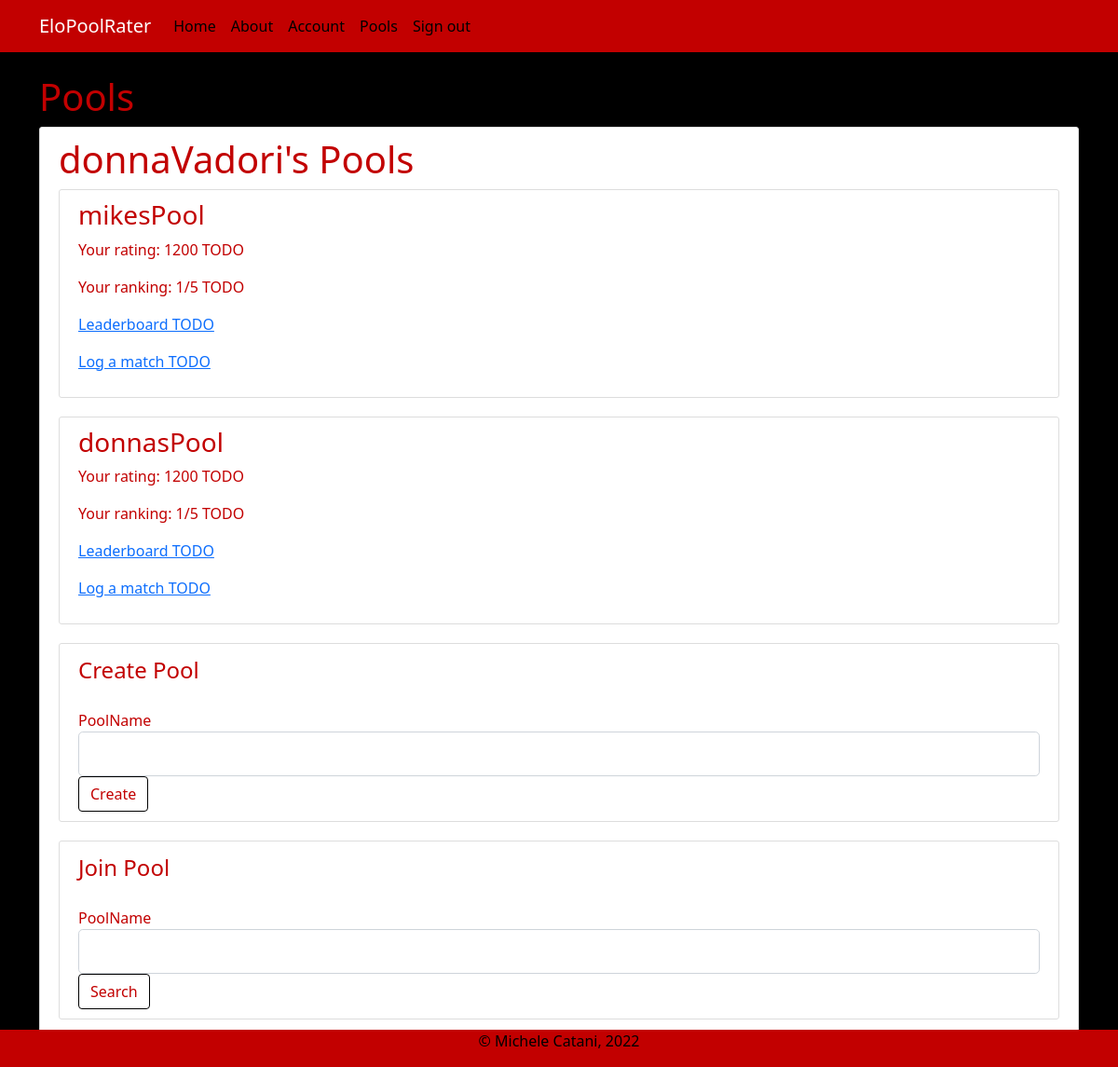
The app's page /pools (signed in) with its own data.
### rankTheBoysApp/models.py (models this page shows, shortened)
class User(db.Model, UserMixin):
    __tablename__ = 'users'
    id = db.Column(db.Integer, primary_key=True)
    username = db.Column(db.String(20), unique=True, nullable=False)
    email = db.Column(db.String(120), unique=True, nullable=False)
    image_file = db.Column(db.String(20), nullable=False, default='default.jpg')
    password = db.Column(db.String(60), nullable=False)
    pools = db.relationship('Pool', secondary='userpools')

class Pool(db.Model):
    __tablename__ = 'pools'
    id = db.Column(db.Integer, primary_key=True)
    name = db.Column(db.String(20), nullable=False)
    users = db.relationship('User', secondary='userpools')

### rankTheBoysApp/pools/routes.py (the view, shortened to what this page needs)
@thePools.route("/pools", methods=['GET', 'POST'])
@login_required
def pools():
    form = CreatePoolForm()
    form1 = JoinPoolForm()
    if form1.validate_on_submit():
        pool = Pool.query.filter_by(name=form1.poolname.data).first()
        current_user.pools.append(pool)
        db.session.commit()
        flash('You have joined the pool!')
        return redirect(url_for('pools.pools'))
    return render_template('pools.html', title='Pools', form=form, form1=form1)

### rankTheBoysApp/pools/forms.py (shortened to what this page needs)
class CreatePoolForm(FlaskForm):
    poolname = StringField('PoolName', validators=[DataRequired(), Length(min=2, max=20)])
    submit = SubmitField('Create')

class JoinPoolForm(FlaskForm):
    poolname = StringField('PoolName', validators=[DataRequired(), Length(min=2, max=20)])
    search = SubmitField('Search')

### rankTheBoysApp/models.py (called while the page is built)
@login_manager.user_loader
def load_user(user_id):
    return User.query.get(int(user_id))

### rankTheBoysApp/templates/pools.html (shortened to what this page needs)
{% extends "layout.html" %}
{%block content%}
    <h1>Pools</h1>
    <div class="content-section">
        <div class="media-body">
            <h2 class="account-heading"> {{ current_user.username }}'s Pools </h>
        </div>
        <div>
            {% if current_user.pools %}
                {% for pool in current_user.pools %}
                <div class="media content-section">
                    <h3>{{ pool.name }}</h3>
                    <p>Your rating: 1200 TODO</p>
                    <p>Your ranking: 1/5 TODO</p>
                    <p><a class="mr-2" href="{{ url_for('pools.leaderboard', poolname=pool.name)}}">Leaderboard TODO</a></p>
                    <p><a class="mr-2" href="{{ url_for('pools.log_match')}}">Log a match TODO</a></p>
                </div>
                {% endfor %}
            {% else %}
                <p>You currently aren't in any pools!</p>
            {% endif %}
        </div>
        <div class="media content-section">
            <form method="POST" action = "">
                <fieldset class="form_group">
                    <legend class="border_bottom mb-4"> Create Pool</legend>
                    <div class = "form-group">
                        {{  form.poolname.label(class="form=control-label") }}
                        {% if form.poolname.errors %}
                            {{form.poolname(class="form-control form-control-lg is-invalid")}}
                            <div class="invalid-feedback">
                                {% for error in form.poolname.errors %}
                                    <span>
                                        {{ error }}
                                    </span>
                                {% endfor %}
                                </div>
                        {% else %}
                        {{  form.poolname(class="form-control form-control-lg") }}
                        {%endif%}
                    </div>
                </fieldset>
                <div class="form-group">
                    {{ form.submit(class="btn btn-outline-info") }}
                </div>
            </form>
        </div>
        <div class="media content-section">
            <form method="POST" action = "">
                <fieldset class="form_group">
                    <legend class="border_bottom mb-4"> Join Pool</legend>
                    <div class = "form-group">
                        {{  form1.poolname.label(class="form=control-label") }}
                        {% if form1.poolname.errors %}
                            {{form1.poolname(class="form-control form-control-lg is-invalid")}}
                            <div class="invalid-feedback">
                                {% for error in form1.poolname.errors %}
                                    <span>
                                        {{ error }}
                                    </span>
                                {% endfor %}
                                </div>
                        {% else %}
                        {{  form1.poolname(class="form-control form-control-lg") }}
                        {%endif%}
                    </div>
                </fieldset>
                <div class="form-group">
                    {{ form1.search(class="btn btn-outline-info") }}
                </div>
            </form>
        </div>
    </div>
{% endblock %}

### rankTheBoysApp/static/main.css (style rules this page uses)
body { background: #000000; color: #c20000; margin-top: 5rem; }
h1, h2, h3, h4, h5, h6 { color: #c20000; }
.btn { border-color: #000000; color: #c20000 }
.content-section { background: #ffffff; padding: 10px 20px; border: 1px solid #dddddd; border-radius: 3px; margin-bottom: 20px; }
.account-heading { font-size: 2.5rem; }

### records on screen
User: username "donnaVadori"
Pool: name "mikesPool"
Pool: name "donnasPool"
